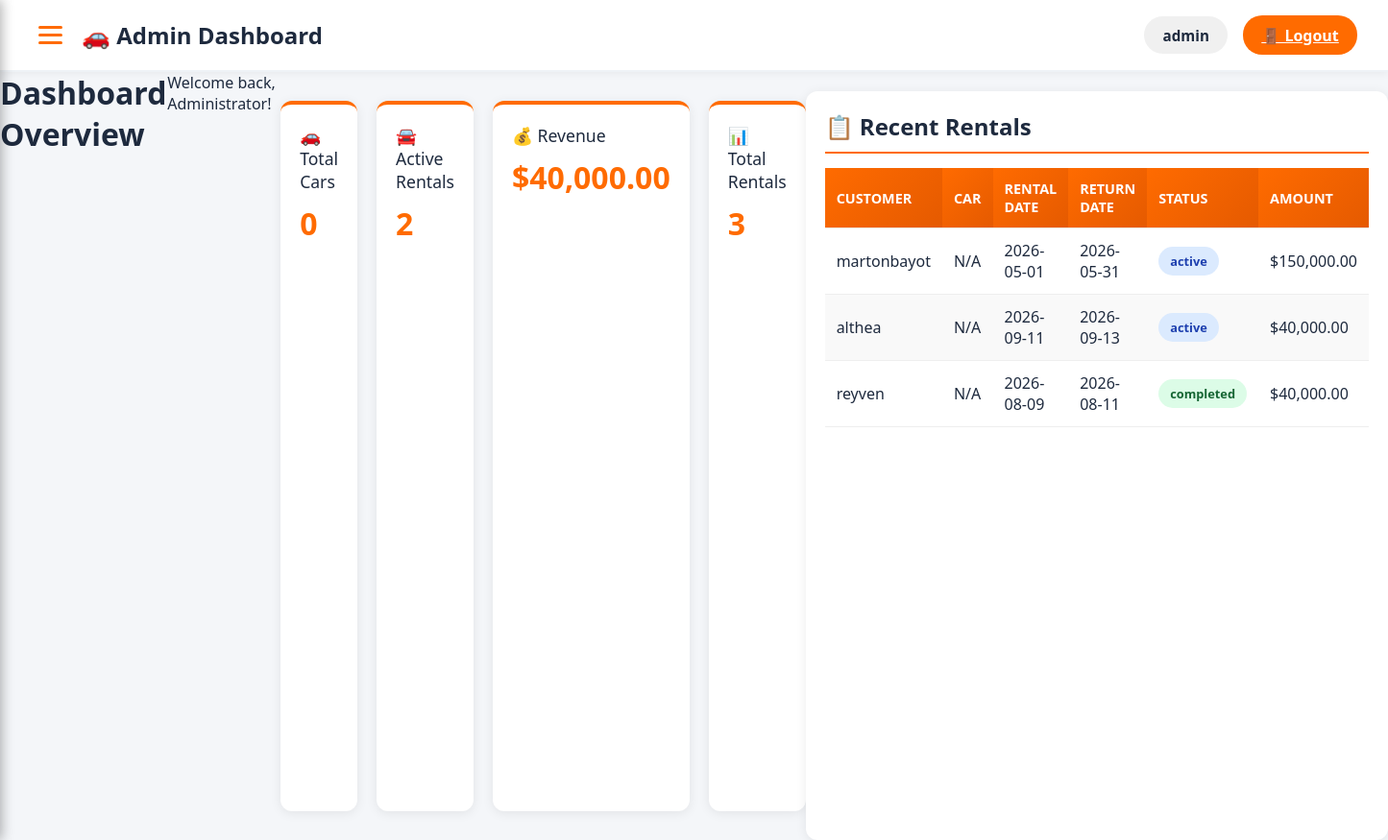
/admin/admin.php (signed in), run on the app's committed database.
### tables this page shows
CREATE TABLE `rentals` (
  `id` int(11) NOT NULL,
  `car_id` int(11) DEFAULT NULL,
  `customer_name` varchar(100) NOT NULL,
  `customer_phone` varchar(20) DEFAULT NULL,
  `customer_email` varchar(100) DEFAULT NULL,
  `rental_date` date NOT NULL,
  `return_date` date NOT NULL,
  `total_days` int(11) DEFAULT NULL,
  `total_cost` decimal(10,2) DEFAULT NULL,
  `status` enum('active','completed','cancelled') DEFAULT 'active',
  `created_at` timestamp NOT NULL DEFAULT current_timestamp(),
  `user_id` int(11) DEFAULT NULL,
  `payment_status` enum('pending','paid','refunded') DEFAULT 'pending',
  `booking_date` timestamp NOT NULL DEFAULT current_timestamp()
);

### admin/admin.php (the view, shortened to what this page needs)
<?php
require_once '../config/database.php';
$stmt = $pdo->query("SELECT COUNT(*) as total FROM car");
$total_cars = $stmt->fetch()['total'];
$stmt = $pdo->query("SELECT COUNT(*) as total FROM rentals WHERE status = 'active'");
$active_rentals = $stmt->fetch()['total'];
$stmt = $pdo->query("SELECT SUM(total_cost) as revenue FROM rentals WHERE status = 'completed'");
$revenue = $stmt->fetch()['revenue'] ?? 0;
$stmt = $pdo->query("SELECT COUNT(*) as total FROM rentals");
$total_rentals = $stmt->fetch()['total'];
$stmt = $pdo->query("SELECT r.*, c.car_name FROM rentals r LEFT JOIN car c ON r.car_id = c.id ORDER BY r.id DESC LIMIT 5");
$recent_rentals = $stmt->fetchAll();
?>
<!DOCTYPE html>
<html>
<head>
    <link rel="stylesheet" href="../assets/css/style.css">
    <link rel="stylesheet" href="../assets/css/sidebar.css">
    <link rel="stylesheet" href="../assets/css/admin.css">
</head>
<body>
<header>
    <div class="custom-header">
        <div class="header-left">
            <div class="hamburger-btn" onclick="toggleMenuAdmin()" title="Menu">
                <span></span>
                <span></span>
                <span></span>
            </div>
            <h2>🚗 Admin Dashboard</h2>
        </div>
        <div class="header-right">
            <div class="user-section">
                <span class="username">
                    <?= htmlspecialchars($_SESSION['username'] ?? 'Admin'); ?>
                </span>
                <a href="../p_login/logout.php" class="logout-btn">🚪 Logout</a>
            </div>
        </div>
    </div>
</header>
<div class="dashboard">
        <h1>Dashboard Overview</h1>
        <p>Welcome back, <?= htmlspecialchars($_SESSION['full_name']) ?>!</p>
        <div class="cards">
            <div class="card">🚗 Total Cars<br><h2><?= $total_cars ?></h2></div>
            <div class="card">🚘 Active Rentals<br><h2><?= $active_rentals ?></h2></div>
            <div class="card">💰 Revenue<br><h2>$<?= number_format($revenue, 2) ?></h2></div>
            <div class="card">📊 Total Rentals<br><h2><?= $total_rentals ?></h2></div>
        </div>
        <div class="panel">
            <h2>📋 Recent Rentals</h2>
            <table>
                <thead>
                    <tr><th>Customer</th><th>Car</th><th>Rental Date</th><th>Return Date</th><th>Status</th><th>Amount</th></tr>
                </thead>
                <tbody>
                    <?php foreach($recent_rentals as $rental): ?>
                    <tr>
                        <td><?= htmlspecialchars($rental['customer_name']) ?></td>
                        <td><?= htmlspecialchars($rental['car_name'] ?? 'N/A') ?></td>
                        <td><?= $rental['rental_date'] ?></td>
                        <td><?= $rental['return_date'] ?></td>
                        <td><span class="status-<?= $rental['status'] ?>"><?= $rental['status'] ?></span></td>
                        <td>$<?= number_format($rental['total_cost'], 2) ?></td>
                    </tr>
                    <?php endforeach; ?>
                </tbody>
            </table>
        </div>
    </div>
</body>
</html>

### assets/css/style.css (style rules this page uses)
* { margin: 0; padding: 0; box-sizing: border-box; }
body { font-family: 'Segoe UI', Tahoma, Geneva, Verdana, sans-serif; color: #1e2a3e; background: #ffffff; }
header { display: flex; justify-content: space-between; align-items: center; padding: 1rem 2rem; background: white; border-bottom: 2px solid #eef2f6; position: sticky; top: 0; z-index: 100; box-shadow: 0 2px 8px rgba(0,0,0,0.05); }
.custom-header { display: flex; justify-content: space-between; align-items: center; width: 100%; }
.header-left { display: flex; align-items: center; gap: 12px; }
.header-left h2 { color: #1e2a3e; font-size: 1.5rem; font-weight: 700; margin: 0; }
.user-section { display: flex; align-items: center; gap: 1rem; margin-left: auto; }
.username { color: #1e2a3e; font-weight: 600; padding: 0.6rem 1.2rem; background: #f0f0f0; border-radius: 20px; font-size: 0.95rem; }
.logout-btn { background: #ff6b00; color: white !important; padding: 0.6rem 1.2rem; border-radius: 20px; border: none; cursor: pointer; font-weight: 600; transition: all 0.3s ease; display: inline-block; }

### assets/css/admin.css (style rules this page uses)
* { margin: 0; padding: 0; box-sizing: border-box; }
body { font-family: 'Segoe UI', Tahoma, Geneva, Verdana, sans-serif; background: #f4f6f9; }
.hamburger-btn { display: flex; flex-direction: column; gap: 5px; background: none; border: none; cursor: pointer; padding: 0.5rem; transition: all 0.3s ease; }
.hamburger-btn span { width: 25px; height: 3px; background: #ff6b00; border-radius: 3px; transition: all 0.3s ease; }
.dashboard { display: flex; min-height: 100vh; }
.cards { display: grid; grid-template-columns: repeat(4, 1fr); gap: 20px; margin: 30px 0; }
.card { background: white; padding: 20px; border-radius: 12px; box-shadow: 0 2px 12px rgba(0,0,0,0.08); font-size: 1.1rem; transition: all 0.3s ease; border-top: 4px solid #ff6b00; }
.card h2 { margin-top: 10px; font-size: 2rem; color: #ff6b00; font-weight: 700; }
.panel { background: white; padding: 20px; border-radius: 12px; margin-top: 20px; box-shadow: 0 2px 12px rgba(0,0,0,0.08); }
.panel h2 { margin-bottom: 15px; color: #1e2a3e; border-bottom: 2px solid #ff6b00; padding-bottom: 10px; }
table { width: 100%; border-collapse: collapse; }
th, td { padding: 12px; text-align: left; border-bottom: 1px solid #eee; }
th { background: linear-gradient(135deg, #ff6b00 0%, #e55a00 100%); color: white; font-weight: 600; text-transform: uppercase; font-size: 0.9rem; }
tbody tr { transition: background 0.2s ease; }
tbody tr:nth-child(even) { background: #f9f9f9; }
.status-active { background: #dbeafe; color: #1e40af; padding: 6px 12px; border-radius: 20px; font-size: 0.8rem; font-weight: 600; display: inline-block; }
.status-completed { background: #dcfce7; color: #166534; padding: 6px 12px; border-radius: 20px; font-size: 0.8rem; font-weight: 600; display: inline-block; }

### data on the page
rentals: customer_name "martonbayot", car_name "N/A", rental_date "2026-05-01", return_date "2026-05-31", status "active", total_cost "150,000.00"
rentals: customer_name "althea", car_name "N/A", rental_date "2026-09-11", return_date "2026-09-13", status "active", total_cost "40,000.00"
rentals: customer_name "reyven", car_name "N/A", rental_date "2026-08-09", return_date "2026-08-11", status "completed", total_cost "40,000.00"

### other printed values
$_SESSION['username'] "admin"
$_SESSION['full_name'] "Administrator"
$total_cars "0"
$active_rentals "2"
$revenue "40,000.00"
$total_rentals "3"
